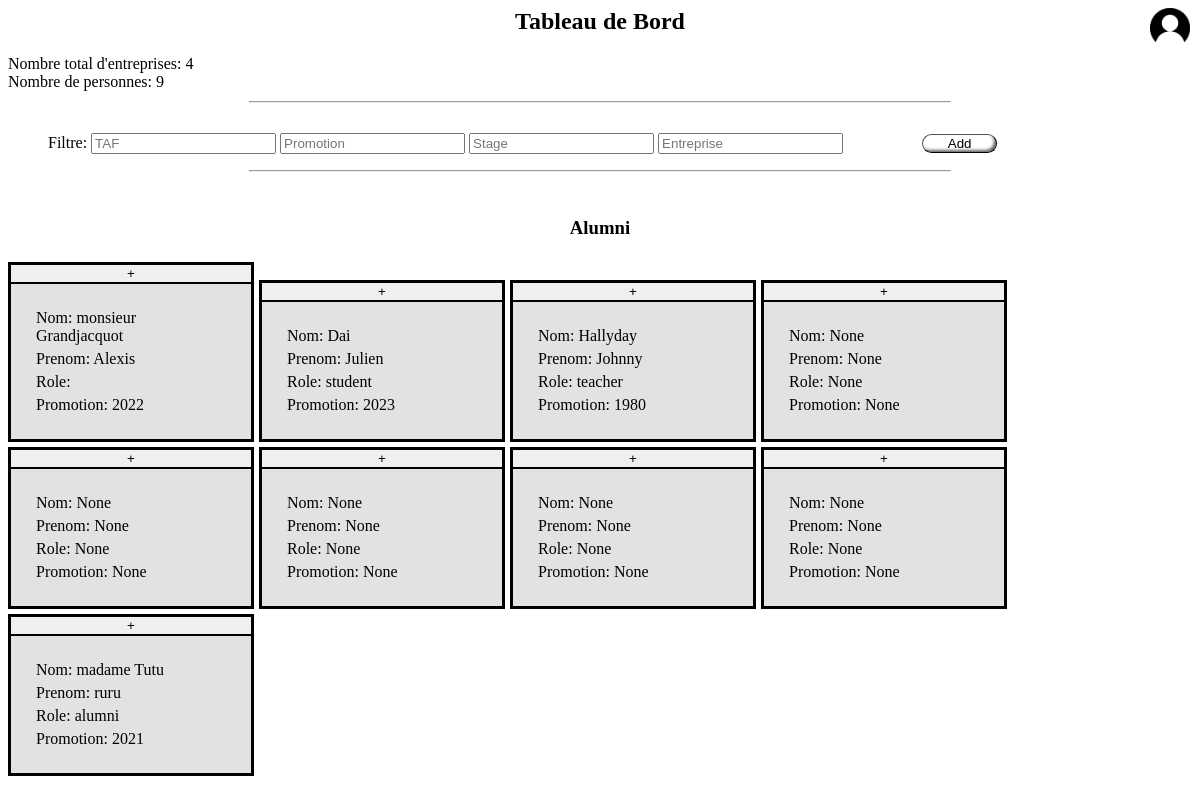
Before: /tableau_de_bord with the older database file.
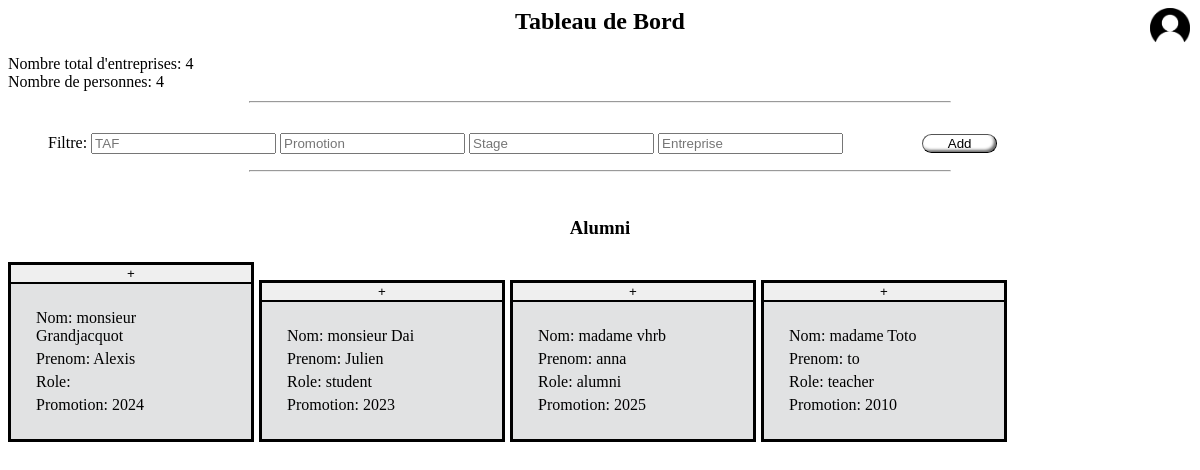
After: the same page with the newer database file.
### database/models.py (models this page shows)
class Person(db.Model):
    id = db.Column(db.Integer, primary_key=True)
    first_name = db.Column(db.String(50))
    last_name = db.Column(db.String(50))
    promotion = db.Column(db.Integer)
    role = db.Column(db.String(50))
    email=db.Column(db.String(50))
    etat_civil=db.Column(db.String(10))
    tafs=db.relationship('TAF', backref='people', secondary=junction_table_etudes)

### app.py (the view)
@app.route('/tableau_de_bord',methods=['GET','POST'])
def tableau_de_bord():
    id_connecte = request.args.get('id')
    admin=request.args.get('admin')
    people,pfes,all_tafs,organisations, positions=action_base_donnee()
    return flask.render_template("tableau_de_bord.html.jinja2", people=people, pfes=pfes, tafs=all_tafs,
                                 organisations=organisations, positions=positions,current_year=datetime.now().year,nombre_organisations=len(organisations),nombre_personnes=len(people),id_connecte=str(id_connecte),admin=admin)

### app.py (called while the page is built)
def action_base_donnee():
    people = Person.query.all()
    pfes = PFE.query.all()
    all_tafs = TAF.query.all()
    organisations = Organisation.query.all()
    positions = Position.query.all()
    return people, pfes, all_tafs, organisations, positions

### templates/tableau_de_bord.html.jinja2 (shortened to what this page needs)
<html lang="fr">
<head>
    <link rel="stylesheet" href="{{ url_for("static",filename="css/tableau_de_bord.css") }}">
</head>
<body>
<div class="haut">
    <h2> Tableau de Bord</h2>
    <span>Nombre total d'entreprises: {{ nombre_organisations }}<br>Nombre de personnes: {{ nombre_personnes }}  </span>
    {% if(admin!='admin') %}
<a class="profil" href="/informations_personnelles?id={{ id_connecte}}">
    <img class="profil" src="{{ url_for("static",filename="img/icon.png") }}">
</a>
    {% endif %}
    <HR class="ligne" WIDTH="700px">
</div>
    <nav class ="navigation">
        <ul>
            <ui>
                Filtre:
            </ui>
            <ui> <input type="text" placeholder="TAF" list="taf" id="input_taf">
            </ui>
            <ui>
            <input type="text" placeholder="Promotion" list="promotion" id="input_promotion">
            </ui>
            <ui>
                <input type="text" placeholder="Stage" list="stage" id="input_stage">
            </ui>
            <ui>
                <input type="text" placeholder="Entreprise" list="entreprise" id="input_entreprise">
            </ui>
            <ui>
                <button class="add" type="submit" onclick="get_input()" >Add</button>
            </ui>
        </ul>
    </nav>
<HR class="ligne" WIDTH="700px">
<br>
<div>
    <h3> Alumni</h3>
</div>
<ul class="everyone">
    {% for person in people %}
    <li class="someone_li" >
        <span>
             <button  id="button_plus" class="button_plus_moins" onclick="vue_plus(event.target.parentElement.parentElement)" >+</button>
            <ul class="someone">
                    {% if person.etat_civil!=none %}
                <li>
                   <span>  Nom: {{ person.etat_civil}} {{person.last_name }}</span>
                </li>
                    {% endif %}
                                {% if person.etat_civil==none %}
                <li>
                   <span>  Nom: {{person.last_name }}</span>
                </li>
                    {% endif %}
                <li>
                    <span>Prenom: {{ person.first_name }}</span>
                </li>
                <li>
                    <span>Role: {{ person.role }} </span>
                </li>
                <li>
                   <span> Promotion: <span id="promotion">{{ person.promotion }}</span></span>
                </li>
                    {% for pfe in pfes %}
                        {% if pfe.student.id == person.id %}
                            </li>
                        {% endif %}
                        {% endfor %}
            </ul>
        </span>
    {% endfor %}
</body>
</html>

### static/css/tableau_de_bord.css (style rules this page uses)
.profil { position: absolute; top:4px; right:5px; width: 40px; }
.ligne { margin-top: 10px; }
.add { border-radius:10px; background-color: white; border-width: 1px; width:75px; margin-left:75px ; margin-top: 15px; box-shadow: inset 2px 2px 3px rgba(255, 255, 255, 0.6), inset -2px -2px 3px rgba(0, 0, 0, 0.6); }
h2 { text-align: center; }
h3 { text-align: center; }
.someone { background: #e1e2e3; padding: 20px; }
.someone li { color: #000000; margin: 5px; list-style:none; }
.someone_li { display: inline-block; border: solid; margin-top:5px; margin-right:5px; }
.everyone { display: inline; padding:0; }
.button_plus_moins { width:100%; border-top: none; border-left: none; border-right: none; border-radius: 0; }

Changed rows visible on the page:
removed Person: last_name "Hallyday", first_name "Johnny", role "teacher", promotion "1980"
removed Person: last_name "None", first_name "None", role "None", promotion "None"
removed Person: last_name "None", first_name "None", role "None", promotion "None"
removed Person: last_name "None", first_name "None", role "None", promotion "None"
removed Person: last_name "None", first_name "None", role "None", promotion "None"
removed Person: etat_civil "madame", last_name "Tutu", first_name "ruru", role "alumni", promotion "2021"
changed Person "Grandjacquot": promotion "2022" → "2024"
changed Person "Dai": etat_civil (not shown) → "monsieur"
added Person: etat_civil "madame", last_name "vhrb", first_name "anna", role "alumni", promotion "2025"
changed Person: etat_civil (not shown) → "madame"; first_name "None" → "to"; role "None" → "teacher"; promotion "None" → "2010"; last_name "None" → "Toto"
Other visible differences:
{{ nombre_personnes }}: "9" → "4"
